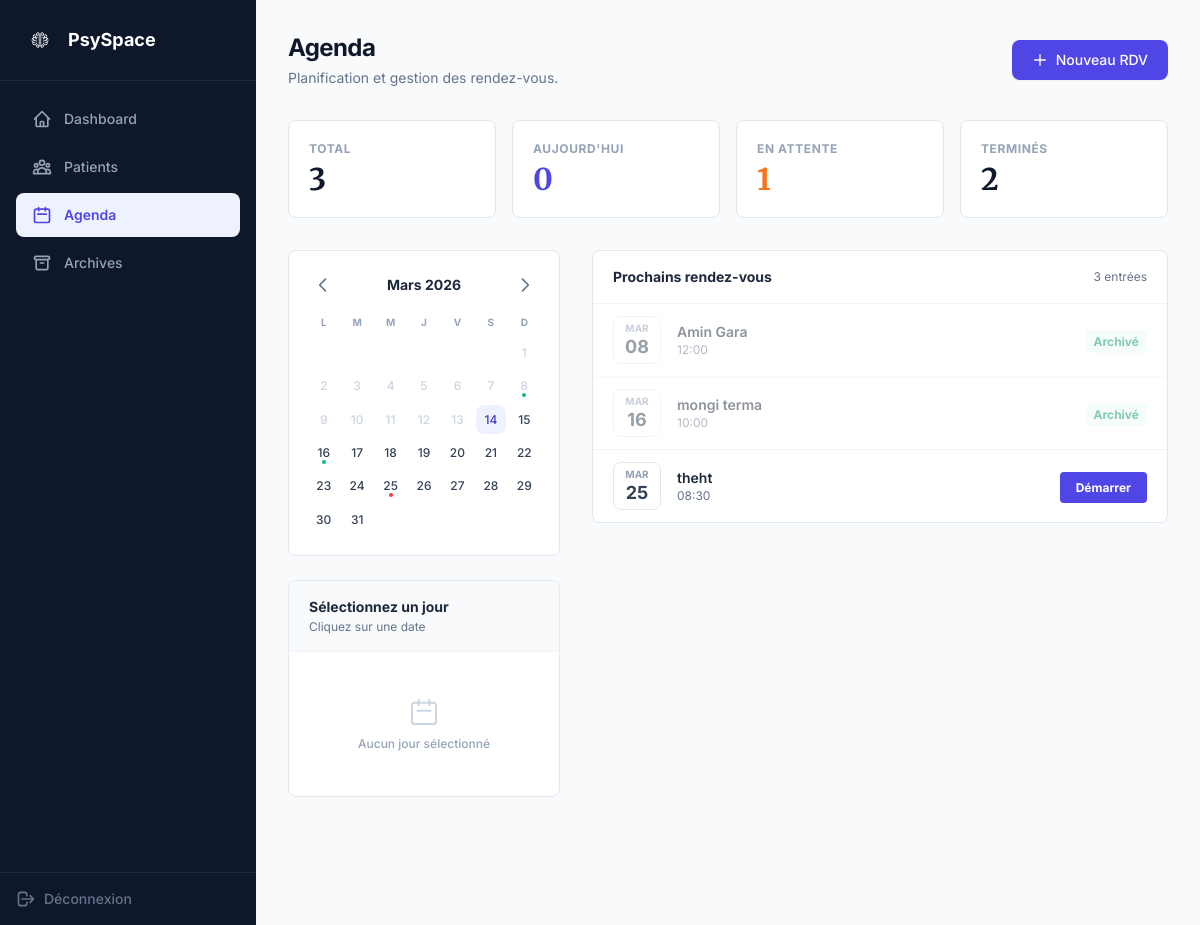
The app's page /agenda.php (signed in) with its own data.
### tables this page shows
CREATE TABLE `consultations` (
  `id` int(11) NOT NULL,
  `patient_id` int(11) NOT NULL,
  `appointment_id` int(11) DEFAULT NULL,
  `doctor_id` int(11) NOT NULL,
  `date_consultation` datetime DEFAULT current_timestamp(),
  `transcription_brute` text DEFAULT NULL,
  `resume_ia` text DEFAULT NULL,
  `duree_minutes` int(11) DEFAULT NULL,
  `emotion_data` text DEFAULT NULL
);

CREATE TABLE `appointments` (
  `id` int(11) NOT NULL,
  `doctor_id` int(11) NOT NULL,
  `patient_id` int(11) DEFAULT NULL,
  `patient_name` varchar(150) NOT NULL,
  `app_date` datetime NOT NULL,
  `app_type` varchar(50) DEFAULT 'Consultation',
  `created_at` timestamp NOT NULL DEFAULT current_timestamp(),
  `patient_phone` varchar(20) DEFAULT NULL
);

### agenda.php (the view, shortened to what this page needs)
<?php
include "connection.php";
if (!isset($conn) && isset($con)) { $conn = $con; }
$doc_id = (int)$_SESSION['id'];
$sql = "SELECT a.*, c.id AS archive_id FROM appointments a LEFT JOIN consultations c ON a.id = c.appointment_id WHERE a.doctor_id = '$doc_id' ORDER BY a.app_date ASC";
$query = $conn->query($sql);
$appointments = [];
while($row = $query->fetch_assoc()) $appointments[] = $row;
$today    = date('Y-m-d');
$total    = count($appointments);
$archived = count(array_filter($appointments, fn($a)=>!empty($a['archive_id'])));
$pending  = $total - $archived;
$today_c  = count(array_filter($appointments, fn($a)=>date('Y-m-d',strtotime($a['app_date']))===$today));
?>
<!DOCTYPE html>
<html lang="fr">
<head>
    <script src="https://cdn.tailwindcss.com"></script>
</head>
<body class="bg-slate-50 text-slate-700">
<div class="flex min-h-screen">
    <aside class="w-64 bg-slate-900 text-white flex flex-col fixed h-full z-50 print:hidden">
<div class="p-6 border-b border-slate-800">
    <a href="dashboard.php" class="flex items-center gap-3">
        <img src="assets/images/logo.png" alt="PsySpace Logo" class="h-8 w-8 rounded-lg object-cover">
        <span class="text-lg font-bold text-white">PsySpace</span>
    </a>
</div>
        <nav class="flex-1 p-4 space-y-1">
            <a href="dashboard.php" class="sidebar-link flex items-center gap-3 px-4 py-3 rounded-lg text-sm font-medium text-slate-400 hover:bg-slate-800 hover:text-white">
                <svg class="w-5 h-5" fill="none" stroke="currentColor" viewBox="0 0 24 24"><path stroke-linecap="round" stroke-linejoin="round" stroke-width="2" d="M3 12l2-2m0 0l7-7 7 7M5 10v10a1 1 0 001 1h3m10-11l2 2m-2-2v10a1 1 0 01-1 1h-3m-6 0a1 1 0 001-1v-4a1 1 0 011-1h2a1 1 0 011 1v4a1 1 0 001 1m-6 0h6"></path></svg>
                Dashboard
            </a>
            <a href="patients_search.php" class="sidebar-link flex items-center gap-3 px-4 py-3 rounded-lg text-sm font-medium text-slate-400 hover:bg-slate-800 hover:text-white">
                Patients
            </a>
            <a href="agenda.php" class="sidebar-link active flex items-center gap-3 px-4 py-3 rounded-lg text-sm font-medium text-white bg-slate-800/50">
                <svg class="w-5 h-5" fill="none" stroke="currentColor" viewBox="0 0 24 24"><path stroke-linecap="round" stroke-linejoin="round" stroke-width="2" d="M8 7V3m8 4V3m-9 8h10M5 21h14a2 2 0 002-2V7a2 2 0 00-2-2H5a2 2 0 00-2 2v12a2 2 0 002 2z"></path></svg>
                Agenda
            </a>
            <a href="consultations.php" class="sidebar-link flex items-center gap-3 px-4 py-3 rounded-lg text-sm font-medium text-slate-400 hover:bg-slate-800 hover:text-white">
                <svg class="w-5 h-5" fill="none" stroke="currentColor" viewBox="0 0 24 24"><path stroke-linecap="round" stroke-linejoin="round" stroke-width="2" d="M5 8h14M5 8a2 2 0 110-4h14a2 2 0 110 4M5 8v10a2 2 0 002 2h10a2 2 0 002-2V8m-9 4h4"></path></svg>
                Archives
            </a>
        </nav>
        <div class="p-4 border-t border-slate-800">
             <a href="logout.php" class="flex items-center gap-2 text-slate-500 hover:text-red-400 text-sm font-medium transition-colors">
                <svg class="w-5 h-5" fill="none" stroke="currentColor" viewBox="0 0 24 24"><path stroke-linecap="round" stroke-linejoin="round" stroke-width="2" d="M17 16l4-4m0 0l-4-4m4 4H7m6 4v1a3 3 0 01-3 3H6a3 3 0 01-3-3V7a3 3 0 013-3h4a3 3 0 013 3v1"></path></svg>
                Déconnexion
            </a>
        </div>
    </aside>
    <main class="flex-1 ml-64 p-8">
        <div class="flex justify-between items-center mb-8">
            <div>
                <h1 class="text-2xl font-bold text-slate-900 tracking-tight">Agenda</h1>
                <p class="text-slate-500 text-sm mt-1">Planification et gestion des rendez-vous.</p>
            </div>
            <button onclick="openModal()" class="bg-indigo-600 hover:bg-indigo-700 text-white px-5 py-2.5 rounded-lg font-medium text-sm transition shadow-sm flex items-center gap-2">
                <svg class="w-4 h-4" fill="none" stroke="currentColor" viewBox="0 0 24 24"><path stroke-linecap="round" stroke-linejoin="round" stroke-width="2" d="M12 4v16m8-8H4"></path></svg>
                Nouveau RDV
            </button>
        </div>
        <div class="grid grid-cols-1 md:grid-cols-4 gap-4 mb-8">
            <div class="bg-white border border-slate-200 rounded-lg p-5">
                <p class="text-xs font-bold text-slate-400 uppercase tracking-wider mb-1">Total</p>
                <p class="font-serif text-3xl font-bold text-slate-900"><?= $total ?></p>
            </div>
            <div class="bg-white border border-slate-200 rounded-lg p-5">
                <p class="text-xs font-bold text-slate-400 uppercase tracking-wider mb-1">Aujourd'hui</p>
                <p class="font-serif text-3xl font-bold text-indigo-600"><?= $today_c ?></p>
            </div>
            <div class="bg-white border border-slate-200 rounded-lg p-5">
                <p class="text-xs font-bold text-slate-400 uppercase tracking-wider mb-1">En attente</p>
                <p class="font-serif text-3xl font-bold text-orange-500"><?= $pending ?></p>
            </div>
            <div class="bg-white border border-slate-200 rounded-lg p-5">
                <p class="text-xs font-bold text-slate-400 uppercase tracking-wider mb-1">Terminés</p>
                <p class="font-serif text-3xl font-bold text-slate-900"><?= $archived ?></p>
            </div>
        </div>
        <div class="grid grid-cols-1 lg:grid-cols-12 gap-8">
            <div class="lg:col-span-4 space-y-6">
                <div class="bg-white border border-slate-200 rounded-lg p-5">
                    <div class="flex items-center justify-between mb-4">
                        <button onclick="changeMonth(-1)" class="p-1 rounded hover:bg-slate-100 text-slate-500">
                            <svg class="w-5 h-5" fill="none" stroke="currentColor" viewBox="0 0 24 24"><path stroke-linecap="round" stroke-linejoin="round" stroke-width="2" d="M15 19l-7-7 7-7"></path></svg>
                        </button>
                        <h3 id="cal-title" class="font-bold text-slate-800 text-sm"></h3>
                        <button onclick="changeMonth(1)" class="p-1 rounded hover:bg-slate-100 text-slate-500">
                            <svg class="w-5 h-5" fill="none" stroke="currentColor" viewBox="0 0 24 24"><path stroke-linecap="round" stroke-linejoin="round" stroke-width="2" d="M9 5l7 7-7 7"></path></svg>
                        </button>
                    </div>
                    <div class="grid grid-cols-7 gap-1 text-center mb-2">
                        <?php foreach(['L','M','M','J','V','S','D'] as $d): ?>
                        <div class="text-[10px] font-bold text-slate-400 uppercase"><?= $d ?></div>
                        <?php endforeach; ?>
                    </div>
                    <div id="cal-grid" class="grid grid-cols-7 gap-1"></div>
                </div>
                <div class="bg-white border border-slate-200 rounded-lg overflow-hidden">
                    <div class="px-5 py-4 border-b border-slate-100 bg-slate-50">
                        <h4 id="dpanel-title" class="font-bold text-slate-800 text-sm">Sélectionnez un jour</h4>
                        <p id="dpanel-sub" class="text-xs text-slate-500 mt-0.5">Cliquez sur une date</p>
                    </div>
                    <div id="dpanel-body" class="p-5">
                        <div class="text-center py-6 text-slate-400">
                             <svg class="w-8 h-8 mx-auto mb-2 text-slate-300" fill="none" stroke="currentColor" viewBox="0 0 24 24"><path stroke-linecap="round" stroke-linejoin="round" stroke-width="1.5" d="M8 7V3m8 4V3m-9 8h10M5 21h14a2 2 0 002-2V7a2 2 0 00-2-2H5a2 2 0 00-2 2v12a2 2 0 002 2z"></path></svg>
                            <p class="text-xs font-medium">Aucun jour sélectionné</p>
                        </div>
                    </div>
                </div>
            </div>
            <div class="lg:col-span-8">
                <div class="bg-white border border-slate-200 rounded-lg overflow-hidden">
                    <div class="px-5 py-4 border-b border-slate-100 flex justify-between items-center">
                        <h3 class="font-bold text-slate-800 text-sm">Prochains rendez-vous</h3>
                        <span class="text-xs text-slate-500"><?= $total ?> entrées</span>
                    </div>
                    <?php if(!empty($appointments)): ?>
                    <div class="divide-y divide-slate-100 max-h-[600px] overflow-y-auto">
                        <?php foreach($appointments as $row):
                            $ts       = strtotime($row['app_date']);
                            $arch     = !empty($row['archive_id']);
                            $penc     = urlencode($row['patient_name']);
                        ?>
                        <div class="flex items-center justify-between px-5 py-3 hover:bg-slate-50 transition <?= $arch?'opacity-50':''; ?>">
                            <div class="flex items-center gap-4">
                                <div class="w-12 h-12 rounded-lg border border-slate-200 flex flex-col items-center justify-center bg-white shrink-0">
                                    <span class="text-[10px] font-bold uppercase text-slate-400"><?= date('M', $ts) ?></span>
                                    <span class="text-lg font-bold leading-tight text-slate-700"><?= date('d', $ts) ?></span>
                                </div>
                                <div>
                                    <p class="font-semibold text-slate-800 text-sm"><?= htmlspecialchars($row['patient_name']) ?></p>
                                    <p class="text-xs text-slate-500">
                                        <?= date('H:i', $ts) ?>
                                    </p>
                                </div>
                            </div>
                            <div>
                                <?php if($arch): ?>
                                    <span class="text-xs font-bold text-emerald-600 bg-emerald-50 px-2 py-1 rounded">Archivé</span>
                                <?php else: ?>
                                    <a href="analyse_ia.php?patient_name=<?= $penc ?>&id=<?= $row['id'] ?>" class="text-xs font-bold text-white bg-indigo-600 hover:bg-indigo-700 px-4 py-2 rounded transition">
                                        Démarrer
                                    </a>
                                <?php endif; ?>
                            </div>
                        </div>
                        <?php endforeach; ?>
                    </div>
                    <?php else: ?>
                    <div class="p-12 text-center text-slate-500 text-sm">Aucun rendez-vous.</div>
                    <?php endif; ?>
                </div>
            </div>
        </div>
    </main>
</div>
</body>
</html>

### agenda.php (style rules this page uses)
body { font-family: 'Inter', sans-serif; background-color: #f8fafc; }
.sidebar-link { transition: all 0.2s ease; }
.sidebar-link.active { background-color: #eef2ff; color: #4f46e5; font-weight: 600; }

### records on screen
consultations: appointment.app_date "MAR", appointment.app_date "08", appointment.patient_name "Amin Gara", appointment.app_date "12:00", shows "Archivé"
consultations: appointment.app_date "MAR", appointment.app_date "16", appointment.patient_name "mongi terma", appointment.app_date "10:00", shows "Archivé"
appointments: app_date "MAR", app_date "25", patient_name "theht", app_date "08:30"

### other values on screen
$total "3"
$today_c "0"
$pending "1"
$archived "2"
$d "L"
$d "M"
$d "J"
$d "V"
$d "S"
$d "D"
